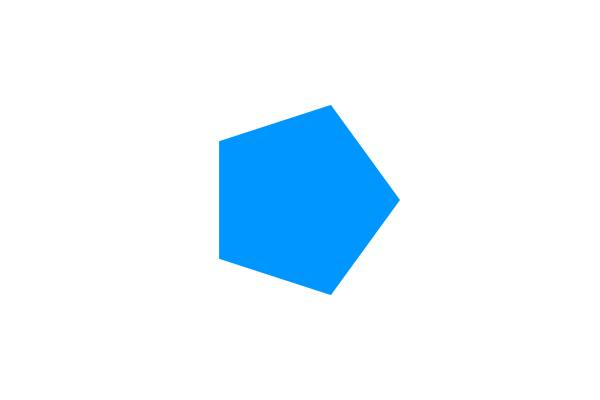
Frame 1 (no input)
Frame 60 (the mouse pressed at the canvas centre just before this capture): identical to frame 1, image omitted
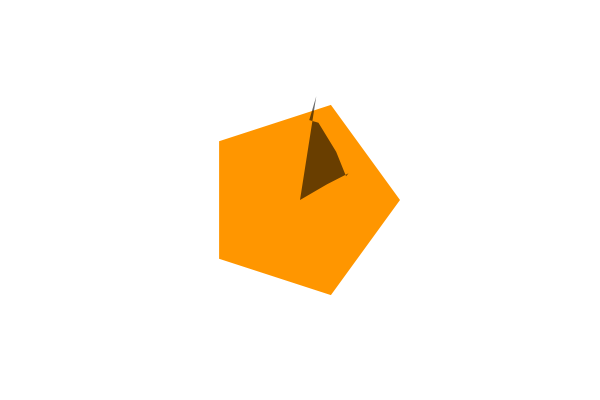
Frame 120 (the mouse held since frame 60 and released just before this capture)

The Processing sketch that drew these frames (run headless with seeded random() and noise(); from frame 60 on, the mouse is pressed at the canvas centre):

// Processing sketch: PolyPoly
// ── PolyPoly.pde

/*
POLYGON/POLYGON
Jeff Thompson | 2015 | www.jeffreythompson.org

*/

// array of PVectors for each shape
PVector[] pentagon = new PVector[5];
PVector[] randomPoly = new PVector[8];


void setup() {
  size(600,400);
  noStroke();
  
  // set position of the pentagon's vertices
  float angle = TWO_PI / pentagon.length;
  for (int i=0; i<pentagon.length; i++) {
    float a = angle * i;
    float x = 300 + cos(a) * 100;
    float y = 200 + sin(a) * 100;
    pentagon[i] = new PVector(x,y);
  }
  
  // and create the random polygon
  randomPoly[0] = new PVector( random(100,500), random(100,300) );
  for (int i=1; i<randomPoly.length; i++) {
    randomPoly[i] = new PVector( randomPoly[i-1].x+random(-30,30), randomPoly[i-1].y+random(-30,30) ); 
  }
}


void draw() {
  background(255);
  
  // update random polygon to mouse position
  PVector mouse = new PVector(mouseX, mouseY);
  PVector diff = PVector.sub(mouse, randomPoly[0]);
  for (PVector v : randomPoly) {
    v.add(diff);
  }
  
  // check for collision
  // if hit, change fill color
  boolean hit = polyPoly(pentagon, randomPoly);
  if (hit) fill(255,150,0);
  else fill(0,150,255);
  
  // draw the pentagon
  noStroke();
  beginShape();
  for (PVector v : pentagon) {
    vertex(v.x, v.y);
  }
  endShape();
  
  // draw the random polygon
  fill(0, 150);
  beginShape();
  for (PVector v : randomPoly) {
    vertex(v.x, v.y);
  }
  endShape();
}


// POLYGON/POLYGON
boolean polyPoly(PVector[] p1, PVector[] p2) {
  
  // go through each of the vertices, plus the next vertex in the list
  int next = 0;
  for (int current=0; current<p1.length; current++) {
    
    // get next vertex in list
    // if we've hit the end, wrap around to 0
    next = current+1;
    if (next == p1.length) next = 0;
    
    // get the PVectors at our current position
    // this makes our if statement a little cleaner
    PVector vc = p1[current];    // c for "current"
    PVector vn = p1[next];       // n for "next"
    
    // now we can use these two points (a line) to compare to the
    // other polygon's vertices using polyLine()
    boolean collision = polyLine(p2, vc.x,vc.y,vn.x,vn.y);
    if (collision) return true;
    
    // optional: check if the 2nd polygon is INSIDE the first
    collision = polyPoint(p1, p2[0].x, p2[0].y);
    if (collision) return true;
  }
  
  return false;
}


// POLYGON/LINE
boolean polyLine(PVector[] vertices, float x1, float y1, float x2, float y2) {

  // go through each of the vertices, plus the next vertex in the list
  int next = 0;
  for (int current=0; current<vertices.length; current++) {

    // get next vertex in list
    // if we've hit the end, wrap around to 0
    next = current+1;
    if (next == vertices.length) next = 0;

    // get the PVectors at our current position
    // extract X/Y coordinates from each
    float x3 = vertices[current].x;
    float y3 = vertices[current].y;
    float x4 = vertices[next].x;
    float y4 = vertices[next].y;

    // do a Line/Line comparison
    // if true, return 'true' immediately and stop testing (faster)
    boolean hit = lineLine(x1, y1, x2, y2, x3, y3, x4, y4);
    if (hit) {
      return true;
    }
  }

  // never got a hit
  return false;
}


// LINE/LINE
boolean lineLine(float x1, float y1, float x2, float y2, float x3, float y3, float x4, float y4) {

  // calculate the direction of the lines
  float uA = ((x4-x3)*(y1-y3) - (y4-y3)*(x1-x3)) / ((y4-y3)*(x2-x1) - (x4-x3)*(y2-y1));
  float uB = ((x2-x1)*(y1-y3) - (y2-y1)*(x1-x3)) / ((y4-y3)*(x2-x1) - (x4-x3)*(y2-y1));

  // if uA and uB are between 0-1, lines are colliding
  if (uA >= 0 && uA <= 1 && uB >= 0 && uB <= 1) {
    return true;
  }
  return false;
}


// POLYGON/POINT
// used only to check if the second polygon is INSIDE the first
boolean polyPoint(PVector[] vertices, float px, float py) {
  boolean collision = false;
  
  // go through each of the vertices, plus the next vertex in the list
  int next = 0;
  for (int current=0; current<vertices.length; current++) {
    
    // get next vertex in list
    // if we've hit the end, wrap around to 0
    next = current+1;
    if (next == vertices.length) next = 0;
    
    // get the PVectors at our current position
    // this makes our if statement a little cleaner
    PVector vc = vertices[current];    // c for "current"
    PVector vn = vertices[next];       // n for "next"
    
    // compare position, flip 'collision' variable back and forth
    if ( ((vc.y > py) != (vn.y > py)) && (px < (vn.x-vc.x) * (py-vc.y) / (vn.y-vc.y) + vc.x) ) {
      collision = !collision;
    }
  }
  return collision;  
}
